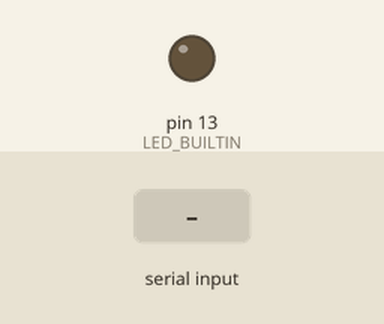
Recording of a sketch running on a simulated Arduino Uno, built with avr-gcc and run on an emulated ATmega328P. On the bench: output pins drawn as LEDs (lit = HIGH). Inputs (shaded band) come from the test bench. What the sketch prints to the serial monitor is not drawn.

Above: at 1.2 s.
1.3 s: "1" received over Serial
At 3.2 s:
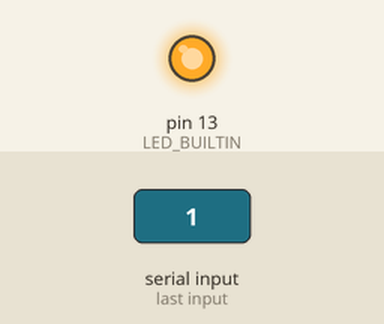
3.5 s: "2" received over Serial
At 4.8 s:
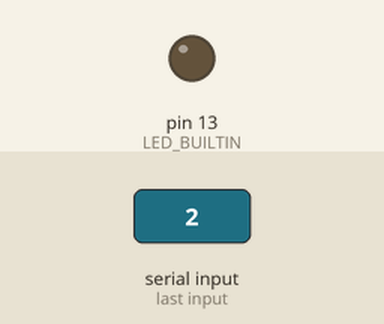
Timing chart, 0 to 6.5 s (numbered marks = the images above; inputs shaded):
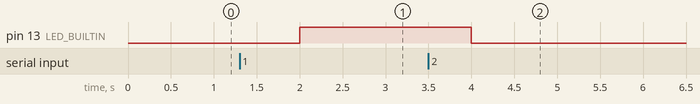

Measured:
- after the input at 1.3 s, pin 13 (LED_BUILTIN): LOW → HIGH after 0.70 s
- after the input at 3.5 s, pin 13 (LED_BUILTIN): HIGH → LOW after 0.50 s

The sketch:

Serial_communication.ino
```cpp
void setup() {
  // put your setup code here, to run once:
Serial.begin(9600);
pinMode(LED_BUILTIN, OUTPUT);
}

void loop() {
  char data=Serial.read();

  switch (data){
    case '1': digitalWrite(LED_BUILTIN,HIGH);break;
    case '2': digitalWrite(LED_BUILTIN,LOW);break;

  }
  Serial.println(data);
  delay(1000);
}
```
